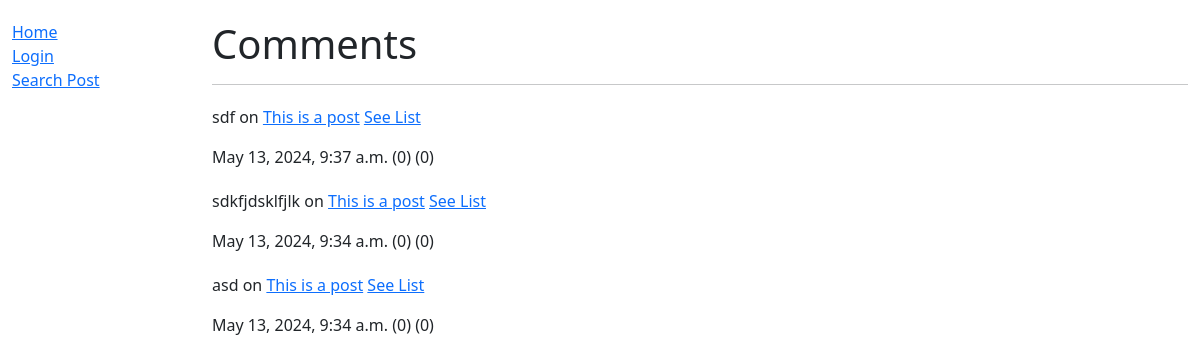
Before: /blog/dl2/show_all/comments/ with the older database file.
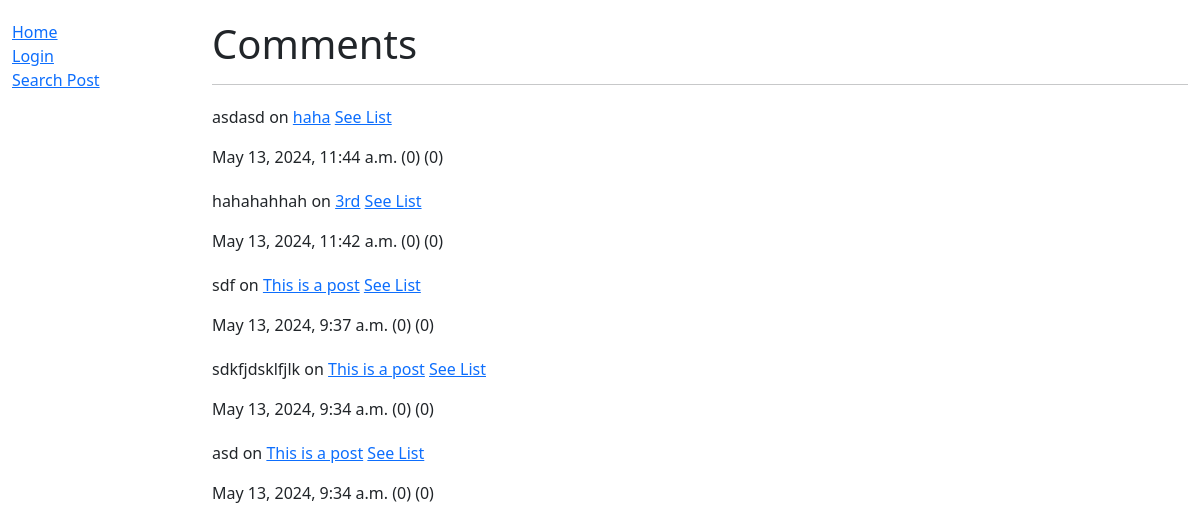
After: the same page with the newer database file.
### blog/models.py (models this page shows, shortened)
class Comment(models.Model):
    id = models.BigAutoField(help_text="Comment ID", primary_key=True)
    post = models.ForeignKey("Post", on_delete=models.CASCADE)
    writer = models.CharField(max_length=100)
    content = models.CharField(max_length=200)
    date = models.DateTimeField(default=datetime.now, blank=True)
    likes = models.IntegerField(default=0)
    dislikes = models.IntegerField(default=0)
    class Meta:
        ordering = ['-date']

class Post(models.Model):
    id = models.BigAutoField(help_text="Post ID", primary_key=True)
    title = models.CharField(max_length=100)
    writer = models.CharField(max_length=100)
    content = models.TextField(max_length=5000)
    date = models.DateTimeField(default=datetime.now, blank=True)
    likes = models.IntegerField(default=0)
    class Meta:
        ordering = ['-date']
    def __str__(self):
        return self.title

### blog/views.py (the view)
# urls.py: path('<str:user>/show_all/<str:model>/', views.show_all, name="show-all"),
def show_all(request, user, model):
    context = {'auth':False}
    if user == request.user.username:
        context['auth'] = True
    try:
        if model == 'posts':
            context['model'] = 'Posts'
            context['objects'] = Post.objects.filter(writer=user)
        elif model == 'comments':
            context['model'] = 'Comments'
            context['objects'] = Comment.objects.filter(writer=user)
        else:
            raise Http404("Invalid Request.")
    except:
        raise Http404("Invalid Request.")
    return render(request, 'show_all.html', context=context)

### blog/templates/show_all.html (shortened to what this page needs)
{% extends "base.html" %}
{% block content %}
    <h1>{{model}}</h1>
    <hr />
    {% if objects %}
        {% for x in objects %}
            {% if model == "Comments" %}
                <div style="margin-top: 20px;">
                    <p>{{x.content}} on <a href="{% url 'post' x.post.id %}">{{x.post}}</a> <a href="{% url 'comments' x.post.id %}"> See List</a></p>
                    <p  style="white-space: nowrap; overflow: hidden; max-width: 100%;">
                    {{x.date}} ({{x.likes}}) ({{x.dislikes}})
                    </p>
                </div>
            {% endif %}
        {% endfor %}
    {% else %}
        <p>No {{model}} yet.</p>
    {% endif %}
{% endblock %}

Changed rows visible on the page:
added Comment: content "asdasd", post "haha", date "May 13, 2024, 11:44 a.m.", likes "0", dislikes "0"
added Comment: content "hahahahhah", post "3rd", date "May 13, 2024, 11:42 a.m.", likes "0", dislikes "0"
